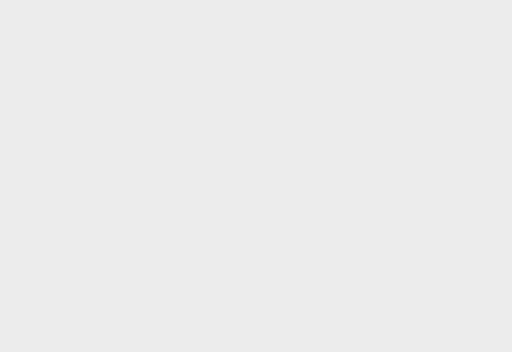
View 1 (above)

12 first-person views from a walk through a scene from a Unity 3-D project. The camera is 1.2 m above the floor, tilts 8° down and sees 85° across. The floor is counted in squares, 0.6 m on a side. Each view is taken from the middle of a square. On the plan, view 1 faces up. The plan holds only what a view shows up to about 17 squares ahead; the rest is blank. The place goes on beyond the plan. The player is left out.

View 2
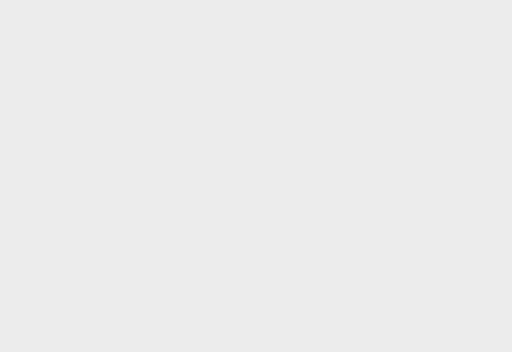

View 3
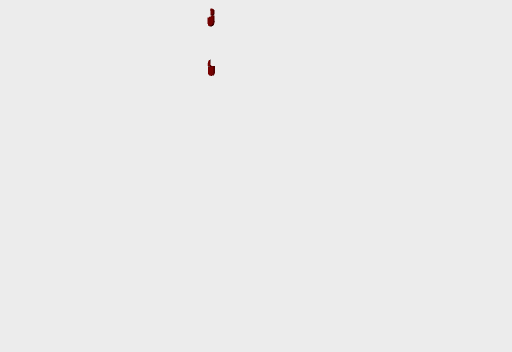

View 4
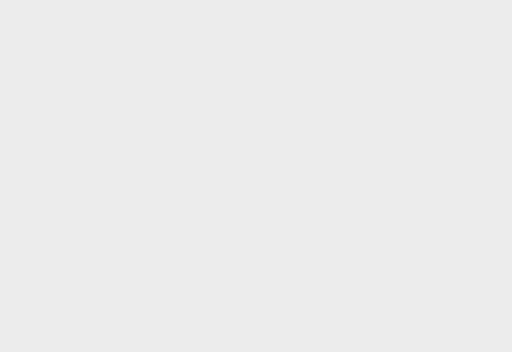

View 5
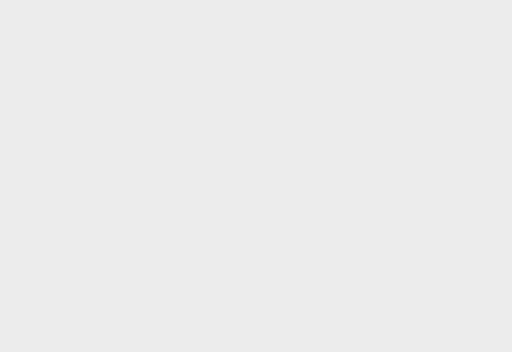

View 6
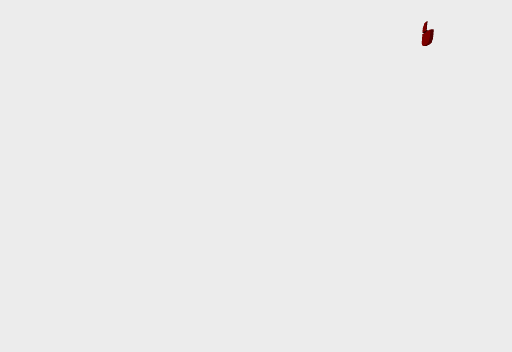

View 7
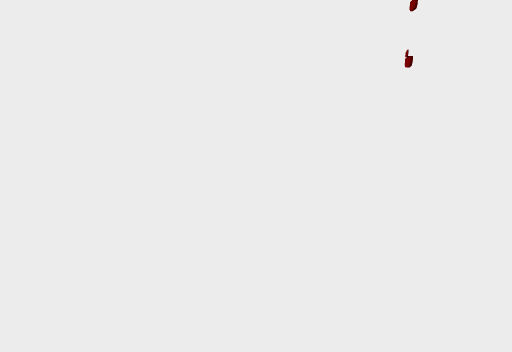

View 8
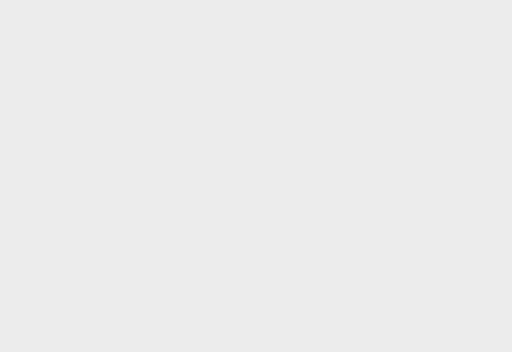

View 9
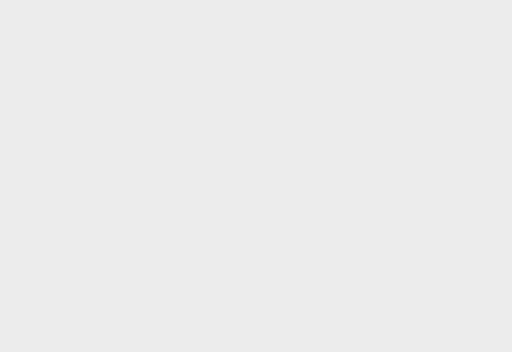

View 10
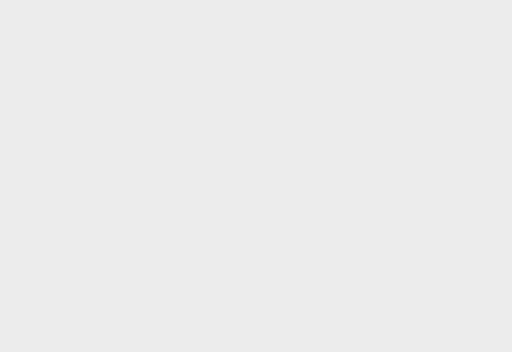

View 11
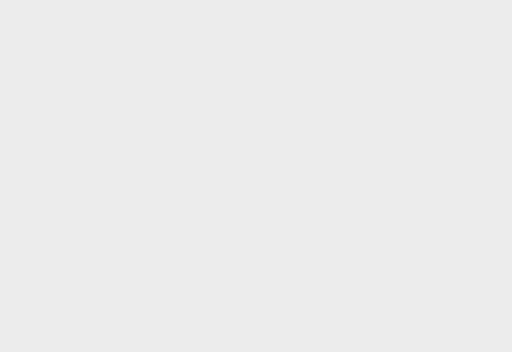

View 12
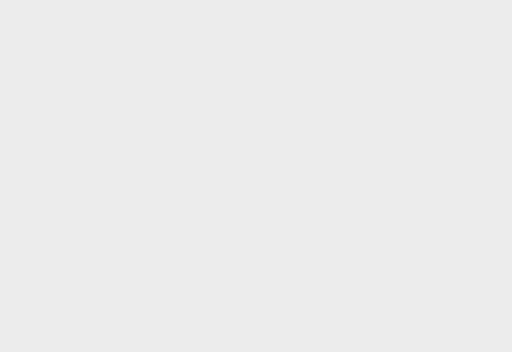

### Floor plan
Points are (right, up) in squares from view 1. A wall is a line through its corners. A room is listed if a view was taken in it or the views show most of it. See-through windows are left out.
Room 1 (views 1, 2, 3, 4, 5, 6, 7, 8, 9, 10, 11, 12)
walls: (1.3, 11.2) (-1.7, 11.2) (-1.7, 2.7) (-14, 2.7) (-19, -2.4); (-14, -7.5) (-1.7, -7.5) (7.8, 2.7) (7.8, 11.2) (4.9, 11.2); (4.4, 11.2) (1.6, 11.2)
low walls: (-18.7, -2.1) (-13.3, -7.5)
objects: other object (-14, -7); other object (-1, 5) to (2, 7); other object (5, 5) to (7, 6)

Where each view was taken, in squares from view 1:
view 1: 0 up, 0 right, facing up
view 2: 2 down, 1 right, facing up-left
view 3: 2 down, 1 left, facing left
view 4: 2 down, 1 left, facing up-right
view 5: 3 down, 6 left, facing right
view 6: 1 down, 6 left, facing down-left
view 7: 1 up, 2 left, facing down-left
view 8: 4 down, 2 left, facing up
view 9: 4 down, 2 left, facing up-right
view 10: 6 down, 3 left, facing up-right
view 11: 6 down, 4 left, facing up-left
view 12: 6 down, 9 left, facing right
